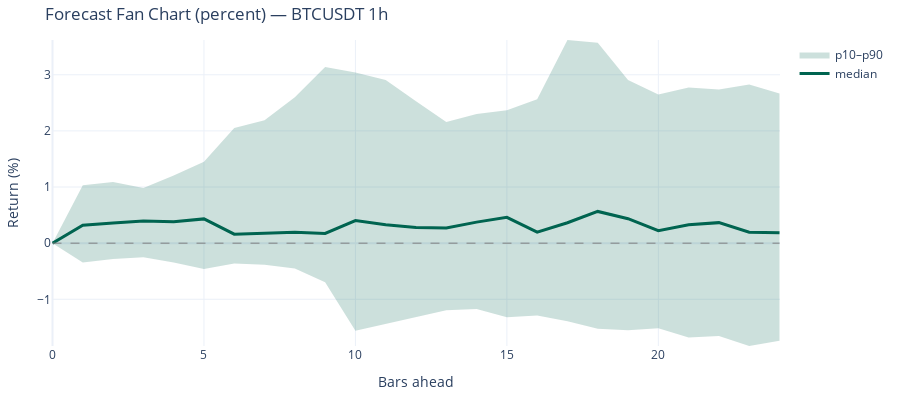

The notebook cell this image was saved under:
### Markdown cell above
## 2) Analog Search + Percentile Forecast (Fan Chart)

- Top matches table (similarity/corr/rmse)
- Fan chart (p10/median/p90) in percent

### Code cell
search = client.search(
    symbol=SYMBOL,
    interval=INTERVAL,
    q=Q,
    f=F,
    top_k=TOP_K,
    anchor_ts=ANCHOR_TS_MS,
)

matches = search.get("matches", []) or []
forecast = search.get("forecast") or {}
meta = search.get("meta") or {}

print("meta:", {k: meta.get(k) for k in ["symbol", "interval", "queryLength", "forecastHorizon", "lastPrice", "queryWindowEndTs"] if k in meta})

# Matches table
if matches:
    dfm = pd.DataFrame(matches)
    keep = [c for c in ["id", "similarity", "deltaPct", "corr", "rmse", "start", "end"] if c in dfm.columns]
    display(dfm[keep].head(15))
else:
    dfm = pd.DataFrame()
    print("No matches returned (check symbol/interval, service, or filters).")

# Fan chart
median_raw = forecast.get("median")
p10_raw = forecast.get("p10")
p90_raw = forecast.get("p90")

if isinstance(median_raw, list) and isinstance(p10_raw, list) and isinstance(p90_raw, list) and len(median_raw) > 1:
    # Пересчитываем в проценты относительно первой точки
    base = median_raw[0]
    median = [(v - base) / base * 100 for v in median_raw]
    p10 = [(v - base) / base * 100 for v in p10_raw]
    p90 = [(v - base) / base * 100 for v in p90_raw]
    
    x = np.arange(len(median))
    fig = go.Figure()
    
    # p10-p90 area
    fig.add_trace(go.Scatter(
        x=np.concatenate([x, x[::-1]]),
        y=np.concatenate([p90, p10[::-1]]),
        fill='toself',
        fillcolor='rgba(0,100,80,0.2)',
        line=dict(color='rgba(255,255,255,0)'),
        hoverinfo="skip",
        showlegend=True,
        name='p10–p90'
    ))
    
    # Median line
    fig.add_trace(go.Scatter(
        x=x,
        y=median,
        line=dict(color='rgb(0,100,80)', width=3),
        mode='lines',
        name='median'
    ))
    
    # Zero line
    fig.add_shape(
        type="line", line=dict(color="gray", width=1, dash="dash"),
        x0=0, x1=len(median)-1, y0=0, y1=0
    )
    
    # Устанавливаем диапазон оси Y от мин до макс
    all_vals = p10 + p90 + median
    fig.update_layout(
        title=f"Forecast Fan Chart (percent) — {SYMBOL} {INTERVAL}",
        xaxis_title="Bars ahead",
        yaxis_title="Return (%)",
        yaxis=dict(range=[min(all_vals), max(all_vals)]),
        template="plotly_white",
        height=400,
        margin=dict(l=20, r=20, t=40, b=20),
    )
    
    fig.show()
else:
    print("Forecast not available in response (missing forecast.median/p10/p90).")

### Figure 1 — Plotly figure (JSON) as saved in the notebook; plotly's stock layout.template omitted (floating-point values rounded to 4 significant figures)
{"data": [{"fill": "toself", "fillcolor": "rgba(0,100,80,0.2)", "hoverinfo": "skip", "line": {"color": "rgba(255,255,255,0)"}, "name": "p10–p90", "showlegend": true, "type": "scatter", "x": [0, 1, 2, 3, 4, 5, 6, 7, 8, 9, 10, 11, 12, 13, 14, 15, 16, 17, 18, 19, 20, 21, 22, 23, 24, 24, 23, 22, 21, 20, 19, 18, 17, 16, 15, 14, 13, 12, 11, 10, 9, 8, 7, 6, 5, 4, 3, 2, 1, 0], "y": [0.0, 1.032, 1.089, 0.9844, 1.206, 1.449, 2.052, 2.189, 2.6, 3.136, 3.038, 2.906, 2.527, 2.159, 2.3, 2.366, 2.562, 3.619, 3.572, 2.906, 2.647, 2.774, 2.739, 2.828, 2.667, -1.738, -1.832, -1.652, -1.68, -1.514, -1.55, -1.526, -1.393, -1.291, -1.319, -1.172, -1.194, -1.312, -1.435, -1.56, -0.6985, -0.4534, -0.3831, -0.3602, -0.4592, -0.343, -0.2529, -0.2835, -0.3463, 0.0]}, {"line": {"color": "rgb(0,100,80)", "width": 3}, "mode": "lines", "name": "median", "type": "scatter", "x": [0, 1, 2, 3, 4, 5, 6, 7, 8, 9, 10, 11, 12, 13, 14, 15, 16, 17, 18, 19, 20, 21, 22, 23, 24], "y": [0, 0.3211, 0.3576, 0.3958, 0.3794, 0.4324, 0.1605, 0.1831, 0.1949, 0.1724, 0.4019, 0.3273, 0.2771, 0.2719, 0.3747, 0.4611, 0.1971, 0.3638, 0.5652, 0.4361, 0.2208, 0.326, 0.3655, 0.1956, 0.1853]}], "layout": {"height": 400, "margin": {"b": 20, "l": 20, "r": 20, "t": 40}, "shapes": [{"line": {"color": "gray", "dash": "dash", "width": 1}, "type": "line", "x0": 0, "x1": 24, "y0": 0, "y1": 0}], "title": {"text": "Forecast Fan Chart (percent) — BTCUSDT 1h"}, "xaxis": {"title": {"text": "Bars ahead"}}, "yaxis": {"range": [-1.832, 3.619], "title": {"text": "Return (%)"}}}}
